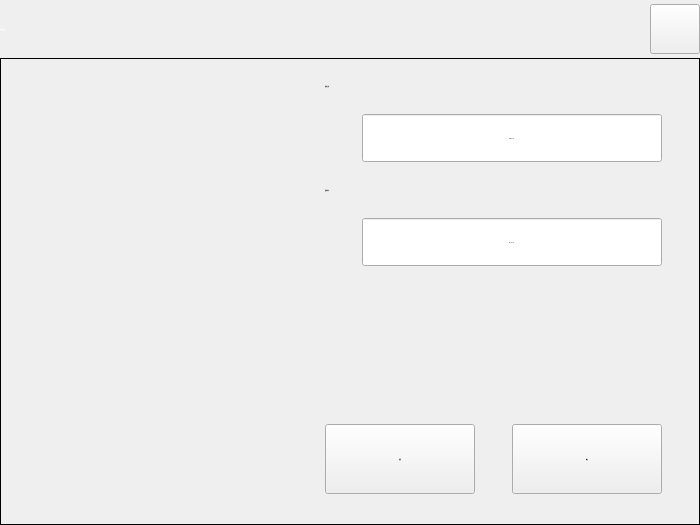
<?xml version="1.0" encoding="UTF-8"?>
<ui version="4.0">
 <class>DialogDateTime</class>
 <widget class="QDialog" name="DialogDateTime">
  <property name="windowModality">
   <enum>Qt::ApplicationModal</enum>
  </property>
  <property name="geometry">
   <rect>
    <x>0</x>
    <y>0</y>
    <width>700</width>
    <height>525</height>
   </rect>
  </property>
  <property name="sizePolicy">
   <sizepolicy hsizetype="Fixed" vsizetype="Fixed">
    <horstretch>0</horstretch>
    <verstretch>0</verstretch>
   </sizepolicy>
  </property>
  <property name="minimumSize">
   <size>
    <width>700</width>
    <height>525</height>
   </size>
  </property>
  <property name="maximumSize">
   <size>
    <width>700</width>
    <height>525</height>
   </size>
  </property>
  <property name="font">
   <font>
    <family>微软雅黑</family>
    <pointsize>-1</pointsize>
    <weight>50</weight>
    <italic>false</italic>
    <bold>false</bold>
   </font>
  </property>
  <property name="windowTitle">
   <string notr="true">修改日期时间</string>
  </property>
  <property name="styleSheet">
   <string notr="true">font: 28px &quot;微软雅黑&quot;;</string>
  </property>
  <layout class="QGridLayout" name="gridLayoutForm">
   <property name="margin">
    <number>0</number>
   </property>
   <property name="spacing">
    <number>0</number>
   </property>
   <item row="0" column="0">
    <widget class="QFrame" name="frameTitle">
     <property name="sizePolicy">
      <sizepolicy hsizetype="Preferred" vsizetype="Fixed">
       <horstretch>0</horstretch>
       <verstretch>0</verstretch>
      </sizepolicy>
     </property>
     <property name="minimumSize">
      <size>
       <width>0</width>
       <height>58</height>
      </size>
     </property>
     <property name="maximumSize">
      <size>
       <width>16777215</width>
       <height>58</height>
      </size>
     </property>
     <property name="styleSheet">
      <string notr="true">QFrame#frameTitle
{
	background-color: transparent;
	border-image: url(:/img/widget/DialogTitle.png) 0 12 0 12;
	border-left: 12px transparent;
	border-right: 12px transparent;
}
</string>
     </property>
     <property name="frameShape">
      <enum>QFrame::NoFrame</enum>
     </property>
     <property name="frameShadow">
      <enum>QFrame::Raised</enum>
     </property>
     <layout class="QHBoxLayout" name="horizontalLayoutTitle">
      <property name="spacing">
       <number>5</number>
      </property>
      <property name="margin">
       <number>0</number>
      </property>
      <item>
       <widget class="QLabel" name="labelTitle">
        <property name="sizePolicy">
         <sizepolicy hsizetype="Preferred" vsizetype="Fixed">
          <horstretch>0</horstretch>
          <verstretch>0</verstretch>
         </sizepolicy>
        </property>
        <property name="minimumSize">
         <size>
          <width>0</width>
          <height>50</height>
         </size>
        </property>
        <property name="maximumSize">
         <size>
          <width>16777215</width>
          <height>50</height>
         </size>
        </property>
        <property name="font">
         <font>
          <family>微软雅黑</family>
          <pointsize>-1</pointsize>
          <weight>50</weight>
          <italic>false</italic>
          <bold>false</bold>
         </font>
        </property>
        <property name="styleSheet">
         <string notr="true">QLabel#labelTitle
{
	color: white;
}</string>
        </property>
        <property name="frameShape">
         <enum>QFrame::NoFrame</enum>
        </property>
        <property name="text">
         <string>系统日期时间</string>
        </property>
       </widget>
      </item>
      <item>
       <widget class="xPushButton" name="pushButtonClose">
        <property name="sizePolicy">
         <sizepolicy hsizetype="Fixed" vsizetype="Fixed">
          <horstretch>0</horstretch>
          <verstretch>0</verstretch>
         </sizepolicy>
        </property>
        <property name="minimumSize">
         <size>
          <width>50</width>
          <height>50</height>
         </size>
        </property>
        <property name="maximumSize">
         <size>
          <width>50</width>
          <height>50</height>
         </size>
        </property>
        <property name="focusPolicy">
         <enum>Qt::NoFocus</enum>
        </property>
        <property name="styleSheet">
         <string notr="true">QPushButton#pushButtonClose:!pressed
{
	border-image: url(:/img/widget/BtnCloseNormal.png);
}

QPushButton#pushButtonClose:pressed
{
	border-image: url(:/img/widget/BtnClosePress.png);
}
</string>
        </property>
        <property name="text">
         <string notr="true"/>
        </property>
        <property name="iconSize">
         <size>
          <width>32</width>
          <height>32</height>
         </size>
        </property>
       </widget>
      </item>
     </layout>
    </widget>
   </item>
   <item row="2" column="0">
    <widget class="QFrame" name="frameMainArea">
     <property name="font">
      <font>
       <family>微软雅黑</family>
       <pointsize>-1</pointsize>
       <weight>50</weight>
       <italic>false</italic>
       <bold>false</bold>
      </font>
     </property>
     <property name="styleSheet">
      <string notr="true"/>
     </property>
     <property name="frameShape">
      <enum>QFrame::Panel</enum>
     </property>
     <property name="frameShadow">
      <enum>QFrame::Plain</enum>
     </property>
     <property name="IsMainArea" stdset="0">
      <bool>true</bool>
     </property>
     <layout class="QGridLayout" name="gridLayoutFrame">
      <property name="margin">
       <number>2</number>
      </property>
      <property name="spacing">
       <number>2</number>
      </property>
      <item row="0" column="1" colspan="2">
       <widget class="QLabel" name="labelDate">
        <property name="sizePolicy">
         <sizepolicy hsizetype="Preferred" vsizetype="Fixed">
          <horstretch>0</horstretch>
          <verstretch>0</verstretch>
         </sizepolicy>
        </property>
        <property name="minimumSize">
         <size>
          <width>0</width>
          <height>50</height>
         </size>
        </property>
        <property name="maximumSize">
         <size>
          <width>16777215</width>
          <height>50</height>
         </size>
        </property>
        <property name="font">
         <font>
          <family>微软雅黑</family>
          <pointsize>-1</pointsize>
          <weight>50</weight>
          <italic>false</italic>
          <bold>false</bold>
         </font>
        </property>
        <property name="text">
         <string>系统日期：</string>
        </property>
       </widget>
      </item>
      <item row="1" column="1" colspan="2" alignment="Qt::AlignRight">
       <widget class="xDateEdit" name="dateEdit">
        <property name="sizePolicy">
         <sizepolicy hsizetype="Fixed" vsizetype="Fixed">
          <horstretch>0</horstretch>
          <verstretch>0</verstretch>
         </sizepolicy>
        </property>
        <property name="minimumSize">
         <size>
          <width>300</width>
          <height>50</height>
         </size>
        </property>
        <property name="maximumSize">
         <size>
          <width>300</width>
          <height>50</height>
         </size>
        </property>
        <property name="font">
         <font>
          <family>微软雅黑</family>
          <pointsize>-1</pointsize>
          <weight>50</weight>
          <italic>false</italic>
          <bold>false</bold>
         </font>
        </property>
        <property name="alignment">
         <set>Qt::AlignCenter</set>
        </property>
        <property name="buttonSymbols">
         <enum>QAbstractSpinBox::NoButtons</enum>
        </property>
        <property name="displayFormat">
         <string notr="true">yyyy-MM-dd</string>
        </property>
        <property name="calendarPopup">
         <bool>false</bool>
        </property>
        <property name="HasBtn" stdset="0">
         <bool>true</bool>
        </property>
       </widget>
      </item>
      <item row="0" column="0" rowspan="6">
       <widget class="xClock" name="widgetClock" native="true">
        <property name="sizePolicy">
         <sizepolicy hsizetype="Fixed" vsizetype="Fixed">
          <horstretch>0</horstretch>
          <verstretch>0</verstretch>
         </sizepolicy>
        </property>
        <property name="minimumSize">
         <size>
          <width>250</width>
          <height>250</height>
         </size>
        </property>
        <property name="maximumSize">
         <size>
          <width>250</width>
          <height>250</height>
         </size>
        </property>
        <property name="font">
         <font>
          <family>微软雅黑</family>
          <pointsize>-1</pointsize>
          <weight>50</weight>
          <italic>false</italic>
          <bold>false</bold>
         </font>
        </property>
       </widget>
      </item>
      <item row="3" column="1" colspan="2" alignment="Qt::AlignRight">
       <widget class="xTimeEdit" name="timeEdit">
        <property name="sizePolicy">
         <sizepolicy hsizetype="Fixed" vsizetype="Fixed">
          <horstretch>0</horstretch>
          <verstretch>0</verstretch>
         </sizepolicy>
        </property>
        <property name="minimumSize">
         <size>
          <width>300</width>
          <height>50</height>
         </size>
        </property>
        <property name="maximumSize">
         <size>
          <width>300</width>
          <height>50</height>
         </size>
        </property>
        <property name="font">
         <font>
          <family>微软雅黑</family>
          <pointsize>-1</pointsize>
          <weight>50</weight>
          <italic>false</italic>
          <bold>false</bold>
         </font>
        </property>
        <property name="alignment">
         <set>Qt::AlignCenter</set>
        </property>
        <property name="buttonSymbols">
         <enum>QAbstractSpinBox::NoButtons</enum>
        </property>
        <property name="specialValueText">
         <string notr="true"/>
        </property>
        <property name="displayFormat">
         <string notr="true">HH : mm : ss</string>
        </property>
        <property name="calendarPopup">
         <bool>false</bool>
        </property>
        <property name="HasBtn" stdset="0">
         <bool>true</bool>
        </property>
       </widget>
      </item>
      <item row="2" column="1" colspan="2">
       <widget class="QLabel" name="labelTime">
        <property name="sizePolicy">
         <sizepolicy hsizetype="Preferred" vsizetype="Fixed">
          <horstretch>0</horstretch>
          <verstretch>0</verstretch>
         </sizepolicy>
        </property>
        <property name="minimumSize">
         <size>
          <width>0</width>
          <height>50</height>
         </size>
        </property>
        <property name="maximumSize">
         <size>
          <width>16777215</width>
          <height>50</height>
         </size>
        </property>
        <property name="font">
         <font>
          <family>微软雅黑</family>
          <pointsize>-1</pointsize>
          <weight>50</weight>
          <italic>false</italic>
          <bold>false</bold>
         </font>
        </property>
        <property name="text">
         <string>系统时间：</string>
        </property>
       </widget>
      </item>
      <item row="4" column="1" colspan="2">
       <spacer name="verticalSpacer">
        <property name="orientation">
         <enum>Qt::Vertical</enum>
        </property>
        <property name="sizeHint" stdset="0">
         <size>
          <width>20</width>
          <height>20</height>
         </size>
        </property>
       </spacer>
      </item>
      <item row="6" column="0">
       <spacer name="verticalSpacer_2">
        <property name="orientation">
         <enum>Qt::Vertical</enum>
        </property>
        <property name="sizeHint" stdset="0">
         <size>
          <width>20</width>
          <height>40</height>
         </size>
        </property>
       </spacer>
      </item>
      <item row="6" column="1">
       <widget class="xPushButton" name="BtnCancel">
        <property name="sizePolicy">
         <sizepolicy hsizetype="Fixed" vsizetype="Fixed">
          <horstretch>0</horstretch>
          <verstretch>0</verstretch>
         </sizepolicy>
        </property>
        <property name="minimumSize">
         <size>
          <width>150</width>
          <height>70</height>
         </size>
        </property>
        <property name="maximumSize">
         <size>
          <width>150</width>
          <height>70</height>
         </size>
        </property>
        <property name="font">
         <font>
          <family>微软雅黑</family>
          <pointsize>-1</pointsize>
          <weight>50</weight>
          <italic>false</italic>
          <bold>false</bold>
         </font>
        </property>
        <property name="focusPolicy">
         <enum>Qt::NoFocus</enum>
        </property>
        <property name="contextMenuPolicy">
         <enum>Qt::NoContextMenu</enum>
        </property>
        <property name="styleSheet">
         <string notr="true"/>
        </property>
        <property name="text">
         <string>取消</string>
        </property>
        <property name="icon">
         <iconset resource="xPad.qrc">
          <normaloff>:/img/32X32/Cancel.png</normaloff>:/img/32X32/Cancel.png</iconset>
        </property>
        <property name="iconSize">
         <size>
          <width>64</width>
          <height>64</height>
         </size>
        </property>
        <property name="IsBoxBtn" stdset="0">
         <bool>true</bool>
        </property>
       </widget>
      </item>
      <item row="6" column="2">
       <widget class="xPushButton" name="BtnOK">
        <property name="sizePolicy">
         <sizepolicy hsizetype="Fixed" vsizetype="Fixed">
          <horstretch>0</horstretch>
          <verstretch>0</verstretch>
         </sizepolicy>
        </property>
        <property name="minimumSize">
         <size>
          <width>150</width>
          <height>70</height>
         </size>
        </property>
        <property name="maximumSize">
         <size>
          <width>150</width>
          <height>70</height>
         </size>
        </property>
        <property name="font">
         <font>
          <family>微软雅黑</family>
          <pointsize>-1</pointsize>
          <weight>50</weight>
          <italic>false</italic>
          <bold>false</bold>
         </font>
        </property>
        <property name="focusPolicy">
         <enum>Qt::NoFocus</enum>
        </property>
        <property name="contextMenuPolicy">
         <enum>Qt::NoContextMenu</enum>
        </property>
        <property name="styleSheet">
         <string notr="true"/>
        </property>
        <property name="text">
         <string>确定</string>
        </property>
        <property name="icon">
         <iconset resource="xPad.qrc">
          <normaloff>:/img/32X32/OK.png</normaloff>:/img/32X32/OK.png</iconset>
        </property>
        <property name="iconSize">
         <size>
          <width>64</width>
          <height>64</height>
         </size>
        </property>
        <property name="IsBoxBtn" stdset="0">
         <bool>true</bool>
        </property>
       </widget>
      </item>
     </layout>
    </widget>
   </item>
  </layout>
 </widget>
 <customwidgets>
  <customwidget>
   <class>xPushButton</class>
   <extends>QPushButton</extends>
   <header>xpushbutton.h</header>
   <slots>
    <slot>KeyADDClick()</slot>
   </slots>
  </customwidget>
  <customwidget>
   <class>xClock</class>
   <extends>QWidget</extends>
   <header>xclock.h</header>
   <container>1</container>
  </customwidget>
  <customwidget>
   <class>xDateEdit</class>
   <extends>QDateEdit</extends>
   <header>xdateedit.h</header>
   <slots>
    <signal>clicked(QDateEdit::Section)</signal>
   </slots>
  </customwidget>
  <customwidget>
   <class>xTimeEdit</class>
   <extends>QTimeEdit</extends>
   <header>xtimeedit.h</header>
   <slots>
    <signal>clicked(QTimeEdit::Section)</signal>
   </slots>
  </customwidget>
 </customwidgets>
 <tabstops>
  <tabstop>dateEdit</tabstop>
  <tabstop>timeEdit</tabstop>
 </tabstops>
 <resources>
  <include location="xPad.qrc"/>
 </resources>
 <connections>
  <connection>
   <sender>BtnOK</sender>
   <signal>clicked()</signal>
   <receiver>DialogDateTime</receiver>
   <slot>SaveExit()</slot>
   <hints>
    <hint type="sourcelabel">
     <x>489</x>
     <y>317</y>
    </hint>
    <hint type="destinationlabel">
     <x>328</x>
     <y>303</y>
    </hint>
   </hints>
  </connection>
  <connection>
   <sender>pushButtonClose</sender>
   <signal>clicked()</signal>
   <receiver>DialogDateTime</receiver>
   <slot>reject()</slot>
   <hints>
    <hint type="sourcelabel">
     <x>487</x>
     <y>29</y>
    </hint>
    <hint type="destinationlabel">
     <x>540</x>
     <y>32</y>
    </hint>
   </hints>
  </connection>
  <connection>
   <sender>BtnCancel</sender>
   <signal>clicked()</signal>
   <receiver>DialogDateTime</receiver>
   <slot>reject()</slot>
   <hints>
    <hint type="sourcelabel">
     <x>354</x>
     <y>310</y>
    </hint>
    <hint type="destinationlabel">
     <x>425</x>
     <y>367</y>
    </hint>
   </hints>
  </connection>
  <connection>
   <sender>dateEdit</sender>
   <signal>clicked(QDateEdit::Section)</signal>
   <receiver>DialogDateTime</receiver>
   <slot>dateClicked(QDateEdit::Section)</slot>
   <hints>
    <hint type="sourcelabel">
     <x>403</x>
     <y>114</y>
    </hint>
    <hint type="destinationlabel">
     <x>625</x>
     <y>115</y>
    </hint>
   </hints>
  </connection>
  <connection>
   <sender>timeEdit</sender>
   <signal>clicked(QTimeEdit::Section)</signal>
   <receiver>DialogDateTime</receiver>
   <slot>timeClicked(QTimeEdit::Section)</slot>
   <hints>
    <hint type="sourcelabel">
     <x>386</x>
     <y>185</y>
    </hint>
    <hint type="destinationlabel">
     <x>589</x>
     <y>182</y>
    </hint>
   </hints>
  </connection>
 </connections>
 <slots>
  <slot>SaveExit()</slot>
  <slot>dateClicked(QDateEdit::Section)</slot>
  <slot>timeClicked(QTimeEdit::Section)</slot>
 </slots>
</ui>
